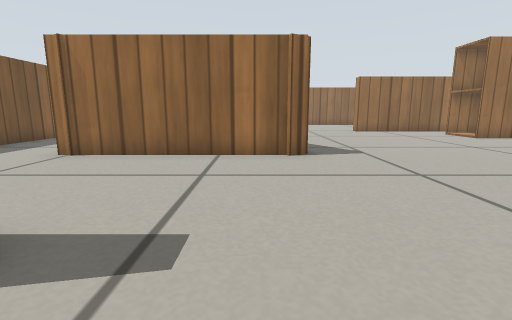
[1] (above)

19 first-person views from a walk through a Gazebo world. The camera is 0.29 m above the floor, tilts 10° down and sees 85° across. The floor is counted in squares, 0.25 m on a side. Each view is taken from the middle of a square. On the plan, view 1 faces up. The plan holds only what a view shows up to about 12 squares ahead; the rest is blank. Robots are left out. Gazebo's built-in surfaces are drawn with simple patterns. Surface patterns are stand-ins for the level's own textures.

[2]
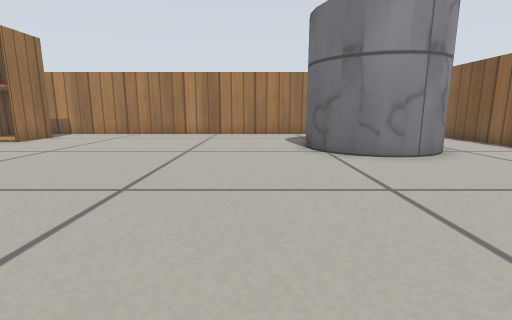

[3]
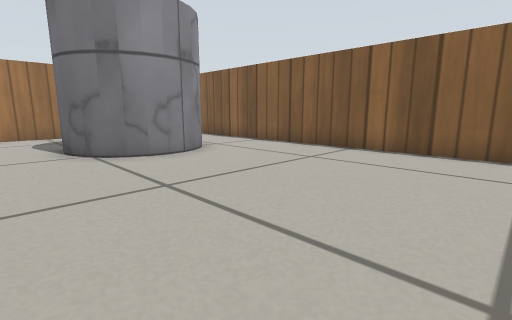

[4]
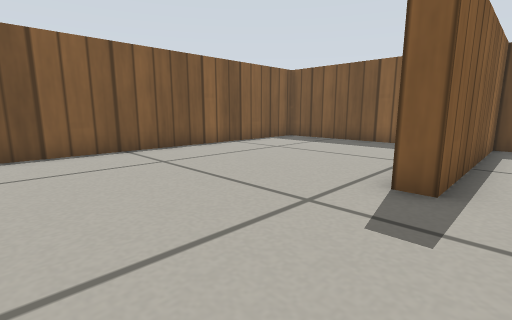

[5]
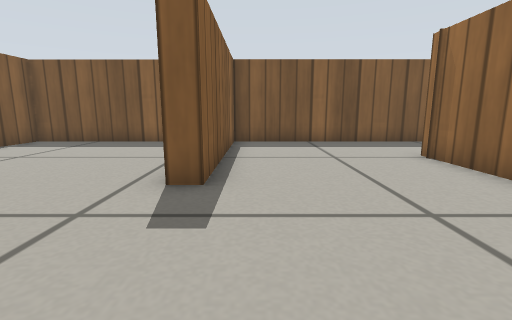

[6]
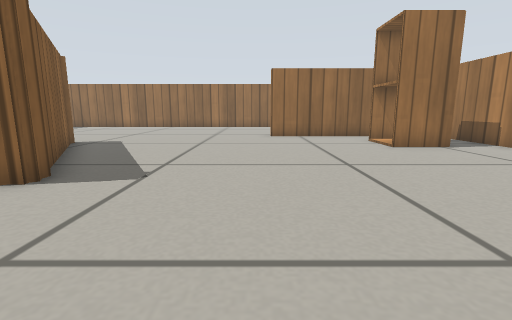

[7]
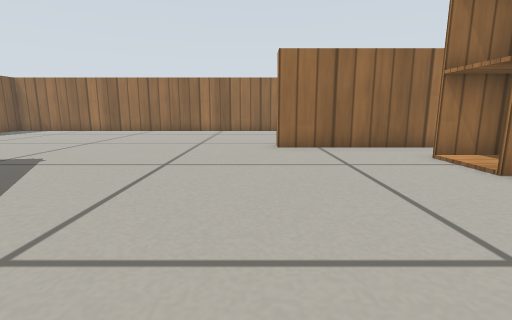

[8]
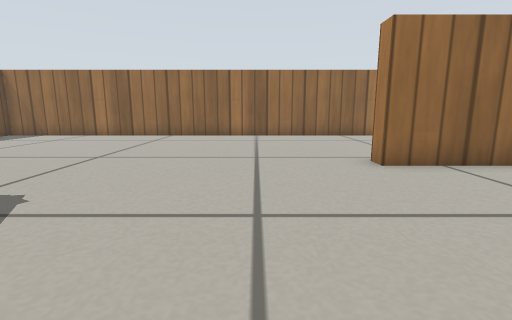

[9]
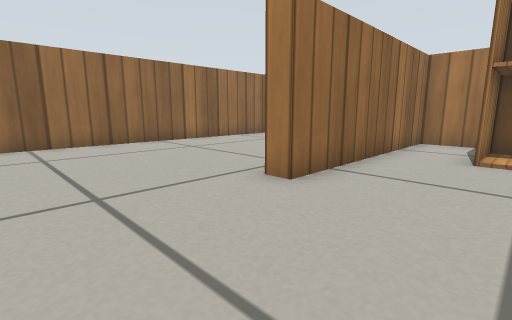

[10]
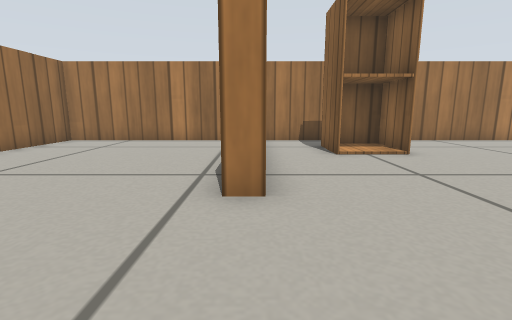

[11]
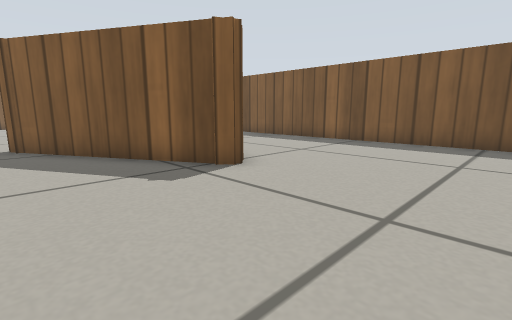

[12]
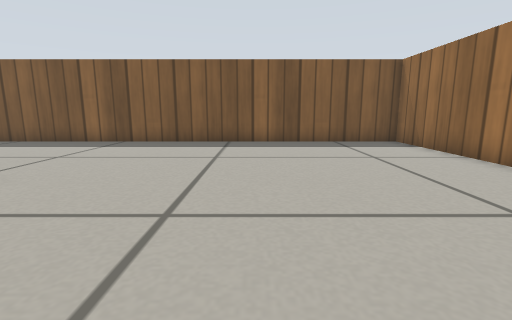

[13]
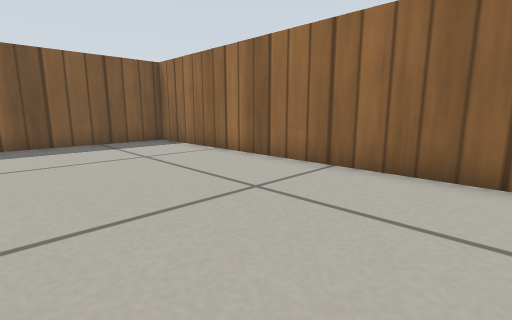

[14]
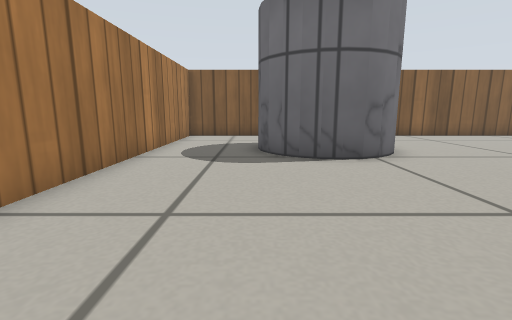

[15]
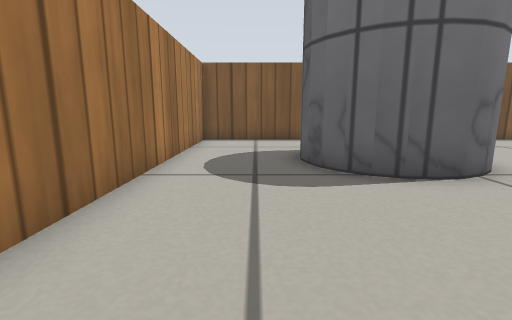

[16]
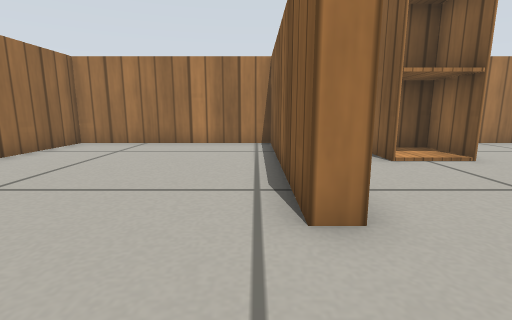

[17]
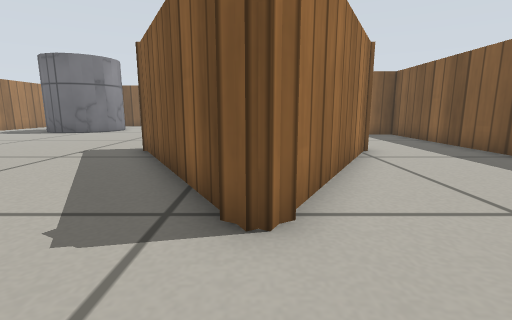

[18]
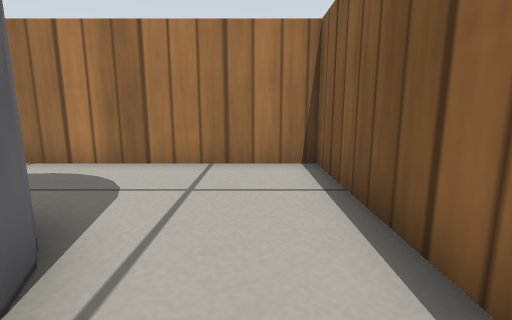

[19]
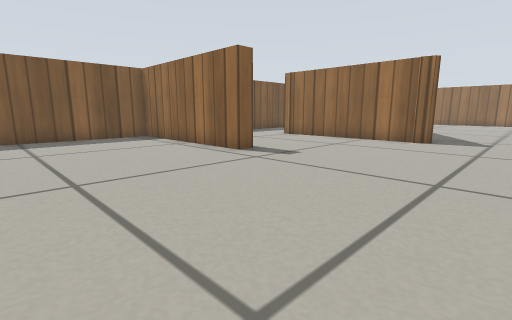

### Floor plan
Key: @ floor where view 1 was taken; # wall or solid block; . floor; C cabinet; Y cylinder.
Columns run from 9 left of view 1 to 13 right of it. Each row starts with its distance up from view 1.
 23 #######################
 22 #.....................#
 21 #.....................#
 20 #.....................#
 19 #.....................#
 18 #.....................#
 17 #.....................#
 16 #..............########
 15 #.....................#
 14 #.................CCC.#
 13 #......#..........CCC.#
 12 #.....###.........CCC.#
 11 #....#####............#
 10 #....#   #............#
  9 #...##   ##...........#
  8 #...##   ##...........#
  7 #...#######...........#
  6 #.....................#
  5 #.....................#
  4 #.....................#
  3 #.....................#
  2 #######...............#
  1 #...............YYY...#
  0 #........@.....Y  YY..#
 -1 #..............Y   Y..#
 -2 #..............YY Y...#
 -3 #................Y....#
 -4 #.....................#
 -5 #######################

Positions as (right, up) in squares from view 1, and headings:
1: (0, 0), facing up
2: (-1, 3), facing right
3: (-1, 3), facing down-right
4: (2, 3), facing down-left
5: (2, 3), facing left
6: (5, 3), facing up
7: (5, 7), facing up
8: (3, 10), facing up
9: (2, 13), facing up-right
10: (2, 16), facing right
11: (2, 18), facing down-left
12: (2, 18), facing left
13: (2, 18), facing up-left
14: (10, 8), facing down
15: (11, 6), facing down
16: (3, 17), facing right
17: (-2, 16), facing down
18: (7, -4), facing right
19: (4, -4), facing up-left
